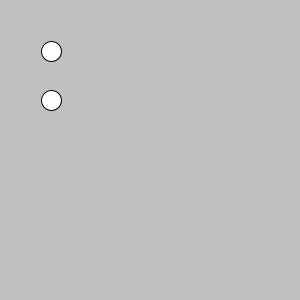
Frame 1 (no input)
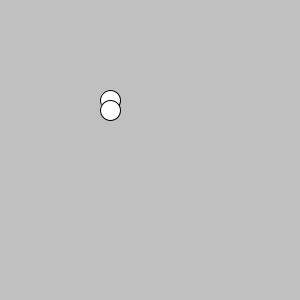
Frame 60 (the mouse pressed at the canvas centre just before this capture)
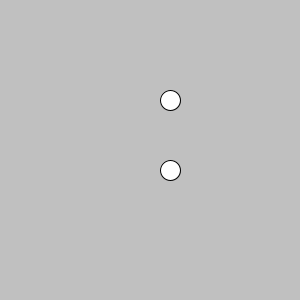
Frame 120 (the mouse held since frame 60 and released just before this capture)

The Processing sketch that drew these frames (run headless with seeded random() and noise(); from frame 60 on, the mouse is pressed at the canvas centre):

// Processing sketch: processing_113853
// ── processing_113853.pde

int diameter=20;
int positionX=50;
int Switch =0;
int positionY=50;
void setup(){
  size(300,300);
}

void draw(){
  background(192);

  if(positionX >=width-diameter/2){
    Switch =1;
  }
  if(positionX ==diameter/2){
    Switch = 0;
  }
  if(Switch ==0){
    positionX++; //position=position+1;
   } 
    else{
    positionX--;  
 }
  if(positionY>=height-diameter/2){
    Switch=1;
  }
  if(positionY==diameter/2){
    Switch=0;
  }
  if(Switch==0){
    positionY++;
  }
  else{
    positionY--;
  }

 ellipse(positionX,100,diameter,diameter);
  ellipse(positionX,positionY,diameter,diameter);
}
